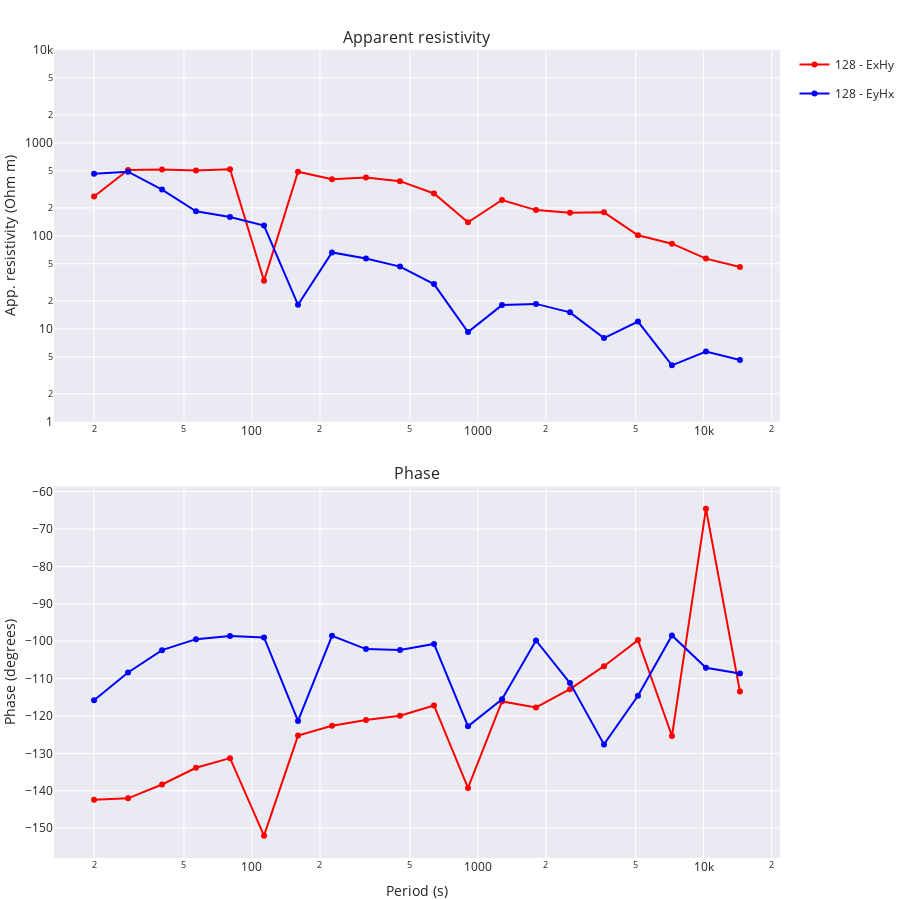

Notebook code for this chart:
### Code cell
soln = config.solver.run(reg_data)
fig = soln.tf.plot(
    soln.freqs,
    soln.components,
    to_plot=["ExHy", "EyHx"],
    x_lim=[1, 5],
    res_lim=[0, 4],
    legend="128",
    symbol="circle",
)
fig.update_layout(height=900)
fig.show()

### Figure 1 — Plotly figure (JSON) as saved in the notebook; plotly's stock layout.template omitted (floating-point values rounded to 4 significant figures)
{"data": [{"legendgroup": "128 - ExHy", "line": {"color": "red"}, "marker": {"color": "red", "symbol": "circle"}, "mode": "lines+markers", "name": "128 - ExHy", "type": "scatter", "x": [20, 28.28, 40, 56.57, 80, 113.1, 160, 226.3, 320, 452.5, 640, 905.1, 1280, 1810.0, 2560, 3620.0, 5120, 7241.0, 10240, 14480.0], "xaxis": "x", "y": [265.3, 510.3, 517.3, 503.3, 519.7, 32.82, 490.5, 406.5, 423.3, 387.8, 285.9, 139.7, 243.0, 189.3, 177.5, 179.1, 101.4, 82.39, 56.86, 46.13], "yaxis": "y"}, {"legendgroup": "128 - ExHy", "line": {"color": "red"}, "marker": {"color": "red", "symbol": "circle"}, "mode": "lines+markers", "name": "128 - ExHy", "showlegend": false, "type": "scatter", "x": [20, 28.28, 40, 56.57, 80, 113.1, 160, 226.3, 320, 452.5, 640, 905.1, 1280, 1810.0, 2560, 3620.0, 5120, 7241.0, 10240, 14480.0], "xaxis": "x2", "y": [-142.4, -142.0, -138.3, -133.9, -131.3, -152.0, -125.3, -122.6, -121.1, -119.9, -117.2, -139.3, -116.1, -117.7, -112.8, -106.7, -99.72, -125.4, -64.57, -113.5], "yaxis": "y2"}, {"legendgroup": "128 - EyHx", "line": {"color": "blue"}, "marker": {"color": "blue", "symbol": "circle"}, "mode": "lines+markers", "name": "128 - EyHx", "type": "scatter", "x": [20, 28.28, 40, 56.57, 80, 113.1, 160, 226.3, 320, 452.5, 640, 905.1, 1280, 1810.0, 2560, 3620.0, 5120, 7241.0, 10240, 14480.0], "xaxis": "x", "y": [465.7, 489.9, 314.7, 183.5, 159.3, 129.3, 18.1, 66.35, 57.06, 46.7, 30.23, 9.225, 17.97, 18.53, 15.01, 7.938, 11.95, 4.037, 5.68, 4.61], "yaxis": "y"}, {"legendgroup": "128 - EyHx", "line": {"color": "blue"}, "marker": {"color": "blue", "symbol": "circle"}, "mode": "lines+markers", "name": "128 - EyHx", "showlegend": false, "type": "scatter", "x": [20, 28.28, 40, 56.57, 80, 113.1, 160, 226.3, 320, 452.5, 640, 905.1, 1280, 1810.0, 2560, 3620.0, 5120, 7241.0, 10240, 14480.0], "xaxis": "x2", "y": [-115.8, -108.4, -102.4, -99.47, -98.63, -98.99, -121.3, -98.56, -102.1, -102.4, -100.7, -122.8, -115.5, -99.81, -111.2, -127.6, -114.6, -98.48, -107.1, -108.7], "yaxis": "y2"}], "layout": {"annotations": [{"font": {"size": 16}, "showarrow": false, "text": "Apparent resistivity", "x": 0.5, "xanchor": "center", "xref": "paper", "y": 1, "yanchor": "bottom", "yref": "paper"}, {"font": {"size": 16}, "showarrow": false, "text": "Phase", "x": 0.5, "xanchor": "center", "xref": "paper", "y": 0.46, "yanchor": "bottom", "yref": "paper"}], "height": 900, "margin": {"b": 0, "l": 0, "r": 0, "t": 50}, "xaxis": {"anchor": "y", "domain": [0, 1], "matches": "x2", "range": [1, 5], "showticklabels": true, "type": "log"}, "xaxis2": {"anchor": "y2", "domain": [0, 1], "showticklabels": true, "title": {"text": "Period (s)"}, "type": "log"}, "yaxis": {"anchor": "x", "domain": [0.54, 1], "range": [0, 4], "title": {"text": "App. resistivity (Ohm m)"}, "type": "log"}, "yaxis2": {"anchor": "x2", "domain": [0, 0.46], "title": {"text": "Phase (degrees)"}}}}
